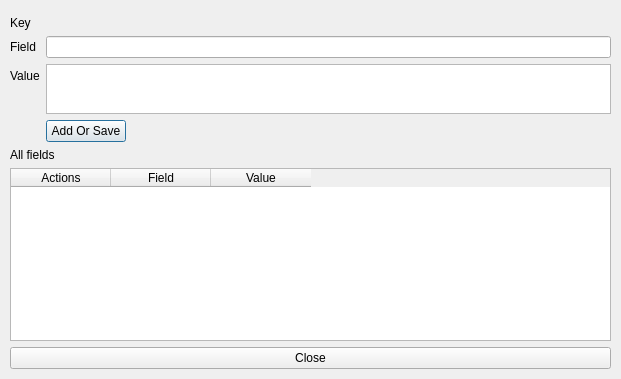
<?xml version="1.0" encoding="UTF-8"?>
<ui version="4.0">
 <class>KeyEditHashDialog</class>
 <widget class="QDialog" name="KeyEditHashDialog">
  <property name="geometry">
   <rect>
    <x>0</x>
    <y>0</y>
    <width>621</width>
    <height>379</height>
   </rect>
  </property>
  <property name="windowTitle">
   <string>View Hash Dialog</string>
  </property>
  <layout class="QGridLayout" name="gridLayout">
   <property name="leftMargin">
    <number>10</number>
   </property>
   <property name="topMargin">
    <number>10</number>
   </property>
   <property name="rightMargin">
    <number>10</number>
   </property>
   <property name="bottomMargin">
    <number>10</number>
   </property>
   <item row="4" column="0">
    <widget class="QPushButton" name="closeButton">
     <property name="cursor">
      <cursorShape>PointingHandCursor</cursorShape>
     </property>
     <property name="text">
      <string>Close</string>
     </property>
     <property name="autoDefault">
      <bool>false</bool>
     </property>
    </widget>
   </item>
   <item row="2" column="0">
    <layout class="QVBoxLayout" name="verticalLayout">
     <item>
      <widget class="QLabel" name="label_2">
       <property name="text">
        <string>All fields</string>
       </property>
      </widget>
     </item>
     <item>
      <widget class="QTableWidget" name="allHashTableWidget">
       <property name="styleSheet">
        <string notr="true">QPushButton{
padding:0px;
margin:5px 2px;
}</string>
       </property>
       <column>
        <property name="text">
         <string>Actions</string>
        </property>
       </column>
       <column>
        <property name="text">
         <string>Field</string>
        </property>
       </column>
       <column>
        <property name="text">
         <string>Value</string>
        </property>
       </column>
      </widget>
     </item>
    </layout>
   </item>
   <item row="1" column="0">
    <layout class="QFormLayout" name="formLayout">
     <property name="sizeConstraint">
      <enum>QLayout::SetMaximumSize</enum>
     </property>
     <property name="fieldGrowthPolicy">
      <enum>QFormLayout::ExpandingFieldsGrow</enum>
     </property>
     <property name="labelAlignment">
      <set>Qt::AlignLeading|Qt::AlignLeft|Qt::AlignVCenter</set>
     </property>
     <property name="formAlignment">
      <set>Qt::AlignLeading|Qt::AlignLeft|Qt::AlignTop</set>
     </property>
     <item row="0" column="0">
      <widget class="QLabel" name="label">
       <property name="text">
        <string>Key</string>
       </property>
      </widget>
     </item>
     <item row="0" column="1">
      <widget class="QLabel" name="keyField">
       <property name="text">
        <string/>
       </property>
      </widget>
     </item>
     <item row="1" column="0">
      <widget class="QLabel" name="label_3">
       <property name="text">
        <string>Field</string>
       </property>
      </widget>
     </item>
     <item row="1" column="1">
      <widget class="QLineEdit" name="hashKeyField"/>
     </item>
     <item row="2" column="0">
      <widget class="QLabel" name="label_4">
       <property name="text">
        <string>Value</string>
       </property>
      </widget>
     </item>
     <item row="2" column="1">
      <widget class="QPlainTextEdit" name="hashValueField">
       <property name="sizePolicy">
        <sizepolicy hsizetype="Expanding" vsizetype="Fixed">
         <horstretch>0</horstretch>
         <verstretch>0</verstretch>
        </sizepolicy>
       </property>
       <property name="maximumSize">
        <size>
         <width>16777215</width>
         <height>50</height>
        </size>
       </property>
       <property name="baseSize">
        <size>
         <width>0</width>
         <height>0</height>
        </size>
       </property>
      </widget>
     </item>
     <item row="3" column="1">
      <widget class="QPushButton" name="addHashBtn">
       <property name="cursor">
        <cursorShape>PointingHandCursor</cursorShape>
       </property>
       <property name="text">
        <string>Add Or Save</string>
       </property>
       <property name="default">
        <bool>true</bool>
       </property>
      </widget>
     </item>
    </layout>
   </item>
   <item row="0" column="0">
    <widget class="QWidget" name="messageWidget" native="true">
     <layout class="QGridLayout" name="gridLayout_2">
      <property name="leftMargin">
       <number>0</number>
      </property>
      <property name="topMargin">
       <number>0</number>
      </property>
      <property name="rightMargin">
       <number>0</number>
      </property>
      <property name="bottomMargin">
       <number>0</number>
      </property>
     </layout>
    </widget>
   </item>
  </layout>
 </widget>
 <resources/>
 <connections/>
</ui>
